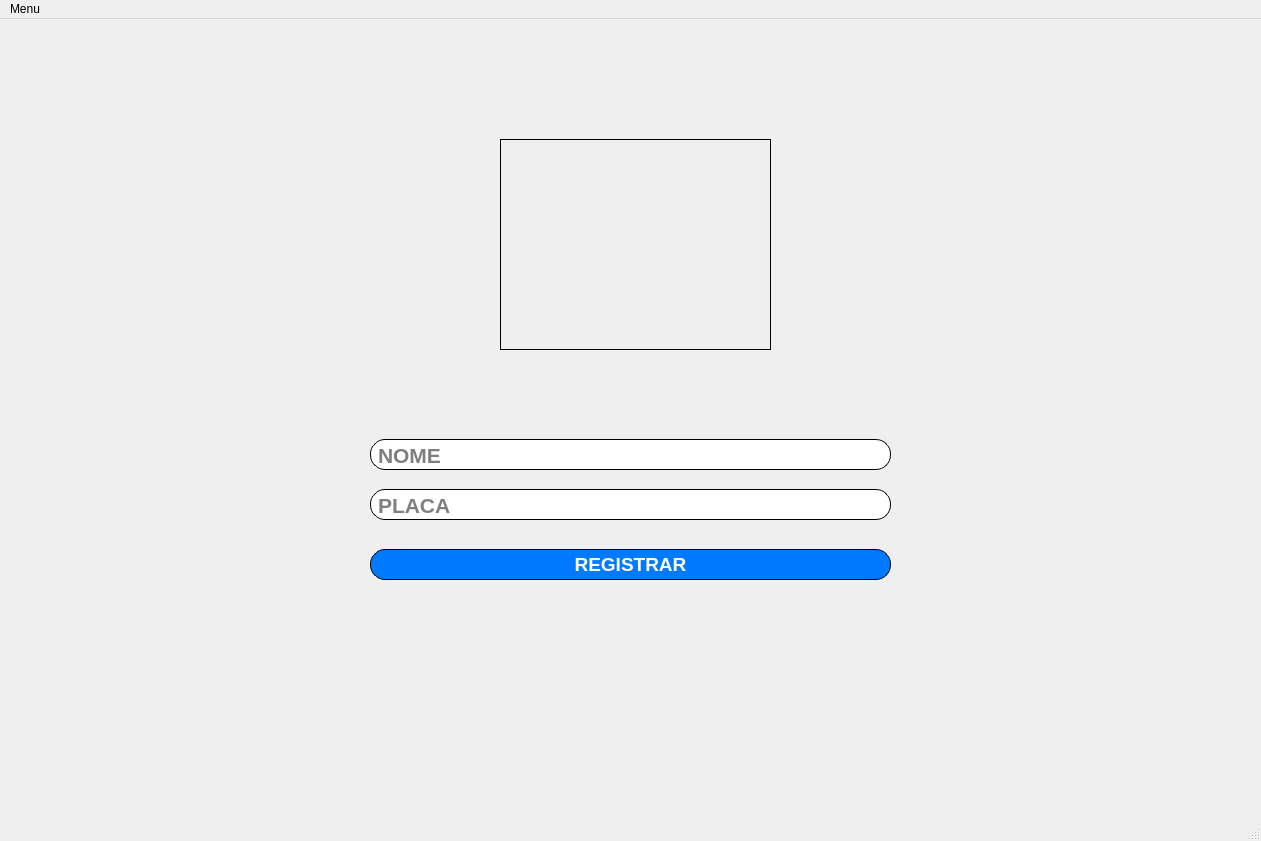
<?xml version="1.0" encoding="UTF-8"?>
<ui version="4.0">
 <class>MainWindow</class>
 <widget class="QMainWindow" name="MainWindow">
  <property name="geometry">
   <rect>
    <x>0</x>
    <y>0</y>
    <width>1261</width>
    <height>841</height>
   </rect>
  </property>
  <property name="font">
   <font>
    <weight>75</weight>
    <bold>true</bold>
   </font>
  </property>
  <property name="windowTitle">
   <string>MainWindow</string>
  </property>
  <property name="styleSheet">
   <string notr="true">QPushButton {
    border-radius: 15px;
    border: 1px solid black;
    padding: 5px;
	background-color: gray;
}</string>
  </property>
  <widget class="QWidget" name="centralwidget">
   <widget class="QLineEdit" name="lineEdit">
    <property name="geometry">
     <rect>
      <x>370</x>
      <y>420</y>
      <width>521</width>
      <height>31</height>
     </rect>
    </property>
    <property name="font">
     <font>
      <pointsize>16</pointsize>
      <weight>75</weight>
      <bold>true</bold>
     </font>
    </property>
    <property name="styleSheet">
     <string notr="true">QLineEdit {
    border-radius: 15px; /* Define o raio do arredondamento */
    border: 1px solid black; /* Cor da borda (opcional) */
    padding: 5px; /* Espaço interno para não cortar o texto */
}</string>
    </property>
    <property name="text">
     <string/>
    </property>
    <property name="echoMode">
     <enum>QLineEdit::Normal</enum>
    </property>
    <property name="placeholderText">
     <string>NOME</string>
    </property>
    <property name="clearButtonEnabled">
     <bool>false</bool>
    </property>
   </widget>
   <widget class="QLineEdit" name="lineEdit_2">
    <property name="geometry">
     <rect>
      <x>370</x>
      <y>470</y>
      <width>521</width>
      <height>31</height>
     </rect>
    </property>
    <property name="font">
     <font>
      <pointsize>16</pointsize>
      <weight>75</weight>
      <bold>true</bold>
     </font>
    </property>
    <property name="styleSheet">
     <string notr="true">QLineEdit {
    border-radius: 15px; /* Define o raio do arredondamento */
    border: 1px solid black; /* Cor da borda (opcional) */
    padding: 5px; /* Espaço interno para não cortar o texto */
}</string>
    </property>
    <property name="inputMask">
     <string/>
    </property>
    <property name="text">
     <string/>
    </property>
    <property name="echoMode">
     <enum>QLineEdit::Normal</enum>
    </property>
    <property name="placeholderText">
     <string>PLACA</string>
    </property>
   </widget>
   <widget class="QPushButton" name="pushButton">
    <property name="geometry">
     <rect>
      <x>370</x>
      <y>530</y>
      <width>521</width>
      <height>31</height>
     </rect>
    </property>
    <property name="font">
     <font>
      <family>MS Shell Dlg 2</family>
      <pointsize>14</pointsize>
      <weight>75</weight>
      <bold>true</bold>
     </font>
    </property>
    <property name="styleSheet">
     <string notr="true">QPushButton{
	color: white;
	border: 1px solid black;
	border-radius: 15px;
	background: #007bff;
}</string>
    </property>
    <property name="text">
     <string>REGISTRAR</string>
    </property>
   </widget>
   <widget class="QFrame" name="frame">
    <property name="geometry">
     <rect>
      <x>500</x>
      <y>120</y>
      <width>271</width>
      <height>211</height>
     </rect>
    </property>
    <property name="styleSheet">
     <string notr="true">QFrame{
	border: 1px solid black;
}</string>
    </property>
    <property name="frameShape">
     <enum>QFrame::StyledPanel</enum>
    </property>
    <property name="frameShadow">
     <enum>QFrame::Raised</enum>
    </property>
   </widget>
  </widget>
  <widget class="QMenuBar" name="menubar">
   <property name="geometry">
    <rect>
     <x>0</x>
     <y>0</y>
     <width>1261</width>
     <height>21</height>
    </rect>
   </property>
   <widget class="QMenu" name="menuMenu">
    <property name="title">
     <string>Menu</string>
    </property>
    <addaction name="actionInicio"/>
    <addaction name="separator"/>
    <addaction name="actionPesquisar"/>
    <addaction name="separator"/>
    <addaction name="actionHistorico"/>
    <addaction name="separator"/>
    <addaction name="actionPerfil"/>
   </widget>
   <addaction name="menuMenu"/>
  </widget>
  <widget class="QStatusBar" name="statusbar"/>
  <action name="actionInicio">
   <property name="text">
    <string>Inicio</string>
   </property>
   <property name="font">
    <font>
     <pointsize>10</pointsize>
     <weight>75</weight>
     <bold>true</bold>
    </font>
   </property>
  </action>
  <action name="actionPesquisar">
   <property name="text">
    <string>Pesquisar</string>
   </property>
   <property name="font">
    <font>
     <pointsize>10</pointsize>
     <weight>75</weight>
     <bold>true</bold>
    </font>
   </property>
  </action>
  <action name="actionHistorico">
   <property name="text">
    <string>Historico</string>
   </property>
   <property name="font">
    <font>
     <pointsize>10</pointsize>
     <weight>75</weight>
     <bold>true</bold>
    </font>
   </property>
  </action>
  <action name="actionPerfil">
   <property name="text">
    <string>Perfil</string>
   </property>
   <property name="font">
    <font>
     <pointsize>10</pointsize>
     <weight>75</weight>
     <bold>true</bold>
    </font>
   </property>
  </action>
 </widget>
 <resources/>
 <connections/>
</ui>
